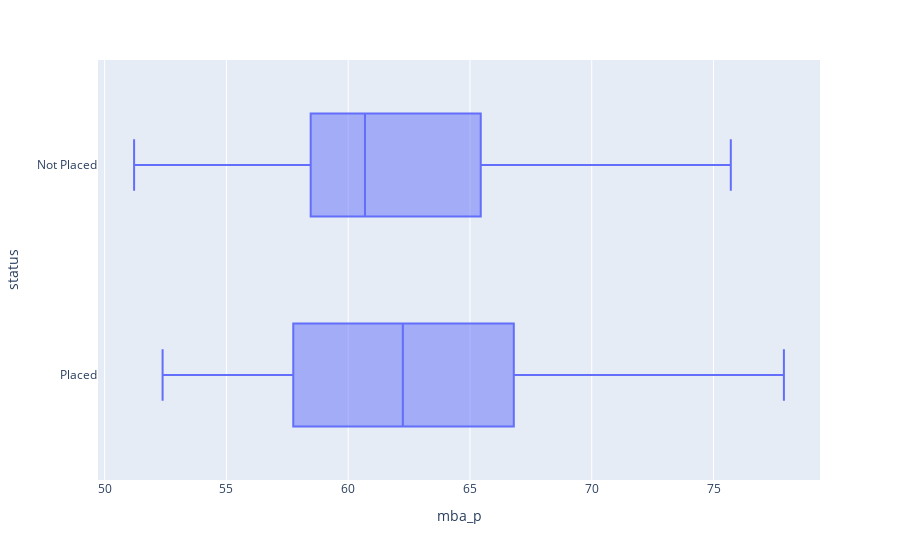

The code cell stored with this chart in its notebook:
### Code cell
# mba marks vs placement status
px.box(df,y = "status",x = 'mba_p')

### Figure 1 — Plotly figure (JSON) as saved in the notebook; plotly's stock layout.template omitted (floating-point values rounded to 4 significant figures; data arrays with more than 128 entries replaced by an {"elided": "..."} marker saying what was removed)
{"data": [{"alignmentgroup": "True", "hovertemplate": "mba_p=%{x}<br>status=%{y}<extra></extra>", "legendgroup": "", "marker": {"color": "#636efa"}, "name": "", "notched": false, "offsetgroup": "", "orientation": "h", "showlegend": false, "type": "box", "x": {"elided": "215 float values"}, "x0": " ", "xaxis": "x", "y": {"elided": "215 str values"}, "y0": " ", "yaxis": "y"}], "layout": {"boxmode": "group", "legend": {"tracegroupgap": 0}, "margin": {"t": 60}, "xaxis": {"anchor": "y", "domain": [0, 1], "title": {"text": "mba_p"}}, "yaxis": {"anchor": "x", "domain": [0, 1], "title": {"text": "status"}}}}
